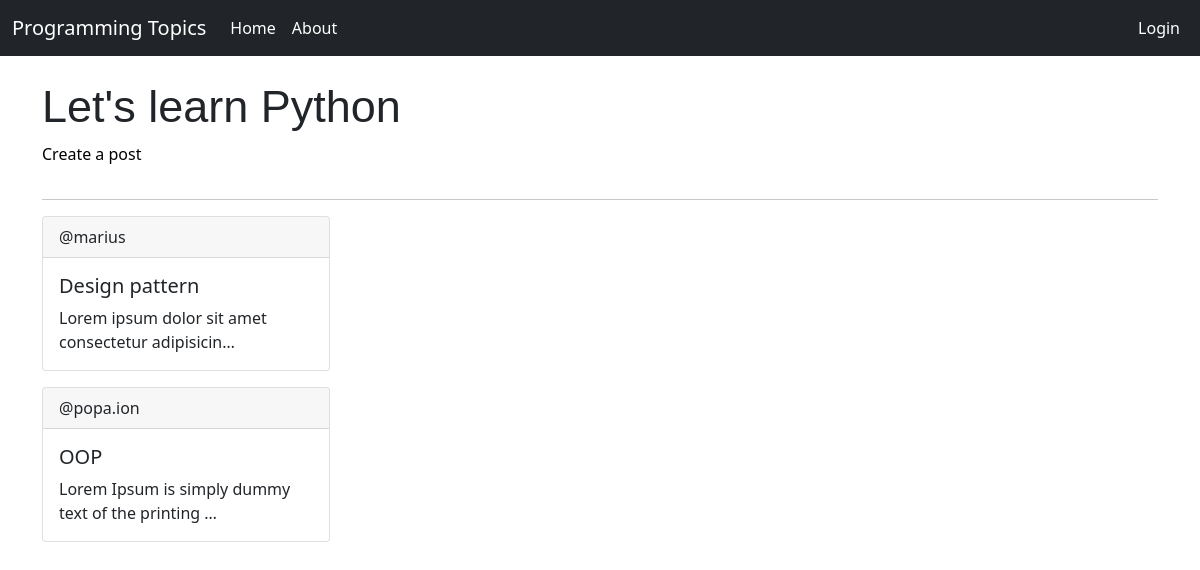
Page /subtopic/1 on the earlier database version.
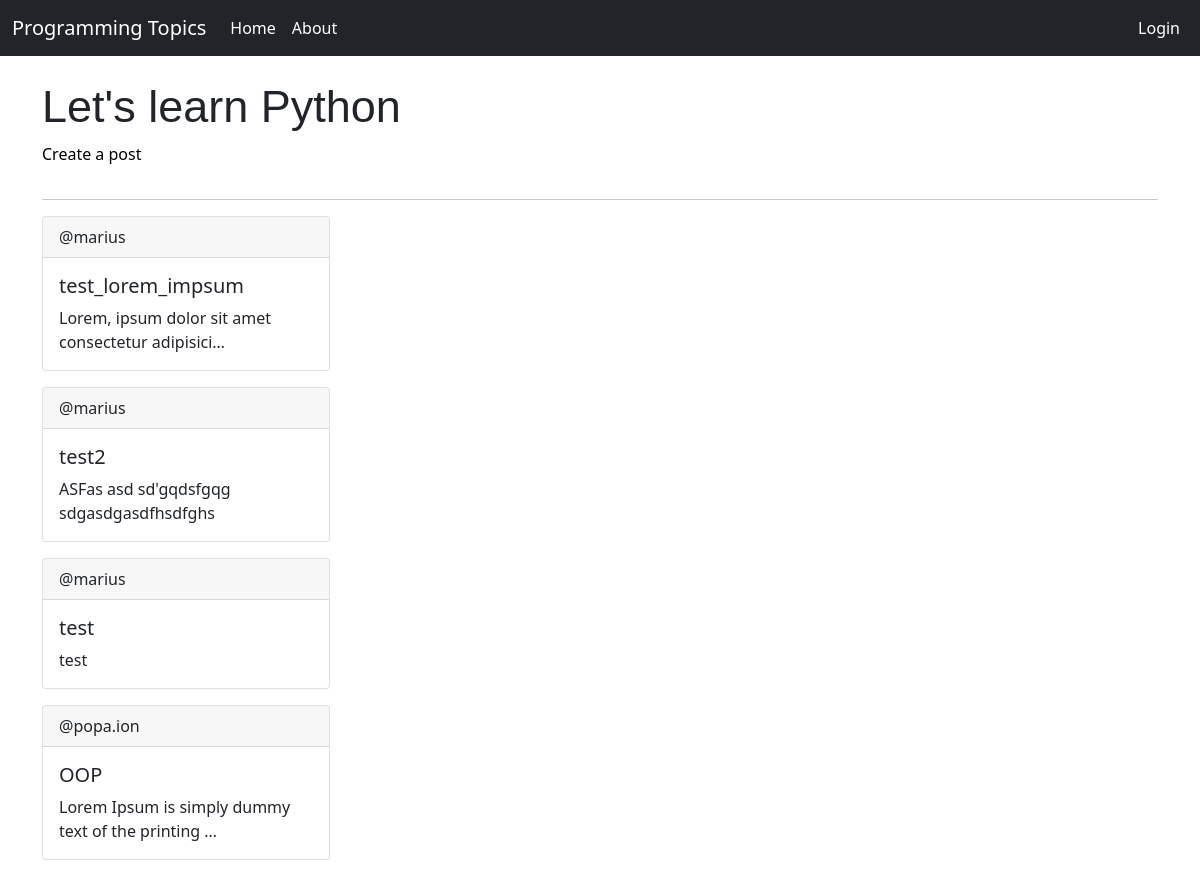
Same page on the later database version.
### topics/models.py (models this page shows, shortened)
class Topic(models.Model):
    name = models.CharField(max_length=300)

class Subtopic(models.Model):
    user = models.ForeignKey(User, default=1, on_delete=models.CASCADE)
    topic = models.ForeignKey(Topic, on_delete=models.CASCADE)
    name = models.CharField(max_length=150)
    members = models.ManyToManyField(User, related_name='members', blank=True)
    content = models.TextField()
    date_created = models.DateTimeField(auto_now_add=True)
    date_modified = models.DateTimeField(auto_now=True)
    class Meta:
        ordering = ['-date_modified', '-date_created']

### topics/views.py (the view)
# urls.py: path('subtopic/<str:pk>', views.subtopics, name='subtopic'),
def subtopics(request, pk):
    topic = Topic.objects.get(id=pk)
    subtopics = Subtopic.objects.filter(topic=pk)
    context = {'subtopics': subtopics, 'topic': topic}
    return render(request, 'topics/subtopics.html', context)

### topics/templates/topics/subtopics.html
{% extends 'base.html' %}
{% block content %}
    <br>
    <h1 id="title">{{topic.name}}</h1>
    <div id="create-post" onclick="location.href='{% url 'post-form' topic.id %}'">Create a post</div>
    <hr>
    {% for subtopic in subtopics %}
        <a class="text-decoration-none text-dark" href="{% url 'post' subtopic.id %}">
            <div class="card text-bg-light mb-3" style="max-width: 18rem;">
                <div class="card-header">@{{subtopic.user}}</div>
                <div class="card-body">
                <h5 class="card-title">{{subtopic.name}}</h5>
                <p class="card-text">{{subtopic.content|truncatechars:50}}</p>
                </div>
            </div>
        </a>
    {% endfor %}
{% endblock %}

### templates/base.html (shortened to what this page needs)
{% load static %}
<!doctype html>
<html lang="en">
  <head>
    <link href="https://cdn.jsdelivr.net/npm/bootstrap@5.0.2/dist/css/bootstrap.min.css" rel="stylesheet">
    <link rel="stylesheet" href="{% static 'styles/style.css' %}">
  </head>
  <body>
    <nav class="navbar navbar-expand-lg navbar-light navbar-dark bg-dark">
          <div class="container-fluid">
            <a class="navbar-brand" href="/">Programming Topics</a>
            <div class="collapse navbar-collapse" id="navbarSupportedContent">
              <ul class="navbar-nav me-auto mb-2 mb-lg-0">
                <li class="nav-item">
                  <a class="nav-link active" aria-current="page" href="/">Home</a>
                </li>
                <li class="nav-item">
                  <a class="nav-link active" href="/about">About</a>
                </li>
              </ul>
              {% if request.user.is_authenticated %}
              <ul class="nav navbar-nav navbar-right">
                <li class="nav-item" id="">
                  <a class="nav-link active" href="{% url 'user-logout' %}">Logout</a>
                </li>
                <li class="nav-item">
                  <a class="nav-link active" href="{% url 'profile' %}">Profile</a>
                </li>
              </ul>
              {% else %}
              <ul class="nav navbar-nav navbar-right">
                <li class="nav-item">
                  <a class="nav-link active" href="{% url 'user-login' %}">Login</a>
                </li>
              </ul>
              {% endif %}
            </div>
          </div>
        </nav>
        <div class="container">
            {% block content %}
            {% endblock %}
        </div>
  </body>
</html>

### topics/static/styles/style.css (style rules this page uses)
#title { font-family: Arial, Helvetica, sans-serif; font-size: 45px; }
#create-post { width: 200px; height: 37px; color: black; border-radius: 10px; margin-bottom: 20px; }

Differences in the rows shown:
removed Subtopic: user "marius", name "Design pattern", content "Lorem ipsum dolor sit amet consectetur adipisicin…"
added Subtopic: user "marius", name "test_lorem_impsum", content "Lorem, ipsum dolor sit amet consectetur adipisici…"
added Subtopic: user "marius", name "test2", content "ASFas asd sd'gqdsfgqg sdgasdgasdfhsdfghs"
added Subtopic: user "marius", name "test", content "test"
